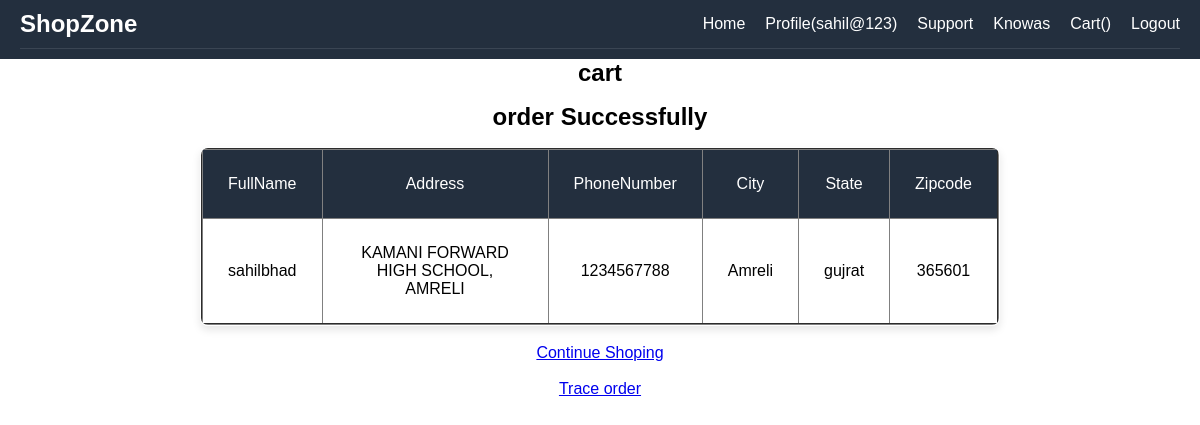
Page /order (signed in) on the committed database.
### base/models.py (models this page shows)
class checkout(models.Model):
    fullname=models.CharField(max_length=50)
    address=models.TextField()
    phonenumber=models.CharField(max_length=10)
    city=models.CharField(max_length=20)
    state=models.CharField(choices=sname,max_length=100)
    zipcode=models.CharField(max_length=6)
    card_num=models.CharField(max_length=16)
    e_date=models.CharField(max_length=4)
    cvv=models.CharField(max_length=3)
    host=models.ForeignKey(User,on_delete=models.CASCADE)

### base/views.py (the view)
# urls.py: path('order',views.order,name='order'),
def order(request):
    fc =checkout.objects.filter(host=request.user)
    return render(request, 'order.html',{'fc':fc})

### base/templates/order.html (shortened to what this page needs)
{% include 'main.html'%}
{% block content %}
<center>
    <h2>cart</h2>
  <h2>order Successfully</h2>
    <div class="cart-container">
        <table border="2px" class="cart-table">
                  <thead>
                    <tr>
                    <th>FullName</th>
                    <th>Address</th>
                    <th>PhoneNumber</th>
                    <th>City</th>
                    <th>State</th>
                    <th>
                      Zipcode
                    </th>
                </tr>
                </thead>
          <tbody>
            {% for i in fc %}
            <tr>
              <tr>
                <td>{{i.fullname}}</td>
                <td>{{ i.address }}</td>
                <td>{{ i.phonenumber }}</td>
                <td>{{ i.city }}</td>
                <td>{{ i.state }}</td>
                <td>{{ i.zipcode }}</td>
            </tr>
        {% empty %}
            <tr>
                <td colspan="6">No data found</td>
            </tr>
        {% endfor %}
              </tbody>
               </table>
 </div>
    <a href="{% url 'home'%}">Continue Shoping</a>
    <a href="{% url 'trace_o'%}">Trace order</a>
</center>
{% endblock content %}

### templates/nav.html (shortened to what this page needs)
<header>
    <div class="navbar">
        <div class="logo">
            <a href="">ShopZone</a>
        </div>
        <div class="nav-links">
     {% if request.user.is_authenticated %}
        <form class="nvr">
            <a href="{% url 'home' %}">Home</a>
            <a href="{% url 'profile' %}">Profile({{request.user}})</a>
            <a href="{% url 'support' %}">Support</a>
            <a href="{% url 'knowus' %}">Knowas</a>
            <a href="{% url 'cart' %}">Cart({{count_ }})</a>
            <a href="{% url 'logout'%}">Logout</a>
        </form>
        {% endif %}
        </div>
    </div>
</header>

### static/style.css (style rules this page uses)
* { margin: 0; padding: 0; box-sizing: border-box; }
body { font-family: Arial, sans-serif; }
header { background-color: #232F3E; padding: 10px 20px; }
.navbar { display: flex; justify-content: space-between; align-items: center; border-bottom: 1px solid #3a4553; padding-bottom: 10px; }
.logo a { color: #ffffff; font-size: 24px; text-decoration: none; font-weight: bold; }
.nav-links a { color: white; text-decoration: none; margin-left: 20px; font-size: 16px; position: relative; }
.nvr { display: flex; flex-direction: row; }
h2 { font-size: 24px; margin-bottom: 1rem; text-align: center; }
form { display: flex; flex-direction: column; }
.cart-container { width: 90%; max-width: 800px; margin: auto; border: 1px solid #fff; border-radius: 8px; overflow: hidden; box-shadow: 0 4px 8px rgba(0, 0, 0, 0.1); }
.cart-table { width: 100%; border-collapse: collapse; text-align:center; }
.cart-table th, .cart-table td { padding: 25px; border-bottom: 1px solid #ddd; }
.cart-table th { background-color: #232F3E; color: white; font-weight:inherit; }
.nav-links { transition: max-height 0.3s ease; overflow: hidden; }
.nav-links { display: flex; gap: 20px; }

### rows in the picture
checkout: fullname "sahilbhad", address "KAMANI FORWARD HIGH SCHOOL, AMRELI", phonenumber "1234567788", city "Amreli", state "gujrat", zipcode "365601"

### other values in the picture
{{ request.user }} "sahil@123"
